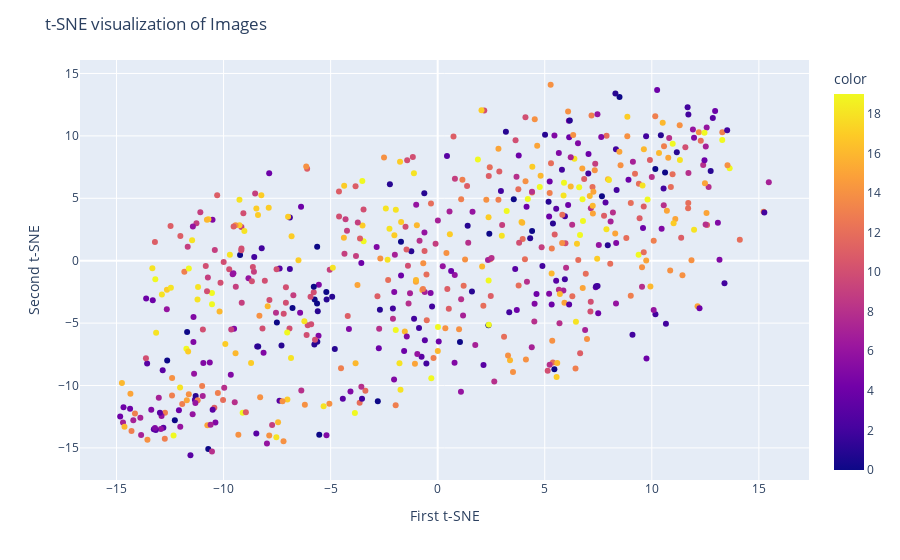

The cell this chart's notebook holds for it:
### Code cell
fig = px.scatter(x=X_tsne[:, 0], y=X_tsne[:, 1], color = coarse_labels)
fig.update_layout(
    title="t-SNE visualization of Images",
    xaxis_title="First t-SNE",
    yaxis_title="Second t-SNE",
)
fig.show()

### Figure 1 — Plotly figure (JSON) as saved in the notebook; plotly's stock layout.template omitted (floating-point values rounded to 4 significant figures; data arrays with more than 128 entries replaced by an {"elided": "..."} marker saying what was removed)
{"data": [{"hovertemplate": "x=%{x}<br>y=%{y}<br>color=%{marker.color}<extra></extra>", "legendgroup": "", "marker": {"color": {"elided": "600 int values"}, "coloraxis": "coloraxis", "symbol": "circle"}, "mode": "markers", "name": "", "orientation": "v", "showlegend": false, "type": "scatter", "x": {"elided": "600 float values"}, "xaxis": "x", "y": {"elided": "600 float values"}, "yaxis": "y"}], "layout": {"coloraxis": {"colorbar": {"title": {"text": "color"}}, "colorscale": [[0, "#0d0887"], [0.1111, "#46039f"], [0.2222, "#7201a8"], [0.3333, "#9c179e"], [0.4444, "#bd3786"], [0.5556, "#d8576b"], [0.6667, "#ed7953"], [0.7778, "#fb9f3a"], [0.8889, "#fdca26"], [1, "#f0f921"]]}, "legend": {"tracegroupgap": 0}, "margin": {"t": 60}, "title": {"text": "t-SNE visualization of Images"}, "xaxis": {"anchor": "y", "domain": [0, 1], "title": {"text": "First t-SNE"}}, "yaxis": {"anchor": "x", "domain": [0, 1], "title": {"text": "Second t-SNE"}}}}
